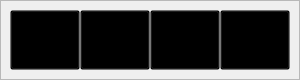
    <widget class="QFrame" name="adminbuttonFrame">
     <property name="geometry">
      <rect>
       <x>533</x>
       <y>10</y>
       <width>300</width>
       <height>80</height>
      </rect>
     </property>
     <property name="styleSheet">
      <string notr="true">border-image: url(:/res/img/ButtonFrame.png);</string>
     </property>
     <property name="frameShape">
      <enum>QFrame::StyledPanel</enum>
     </property>
     <property name="frameShadow">
      <enum>QFrame::Raised</enum>
     </property>
     <widget class="QPushButton" name="AddRoom">
      <property name="geometry">
       <rect>
        <x>10</x>
        <y>10</y>
        <width>70</width>
        <height>60</height>
       </rect>
      </property>
      <property name="sizePolicy">
       <sizepolicy hsizetype="Fixed" vsizetype="Fixed">
        <horstretch>0</horstretch>
        <verstretch>0</verstretch>
       </sizepolicy>
      </property>
      <property name="minimumSize">
       <size>
        <width>70</width>
        <height>60</height>
       </size>
      </property>
      <property name="maximumSize">
       <size>
        <width>70</width>
        <height>60</height>
       </size>
      </property>
      <property name="styleSheet">
       <string notr="true">QPushButton{background-color:rgba(0, 0, 0, 0)}</string>
      </property>
      <property name="text">
       <string>Add Room</string>
      </property>
     </widget>
     <widget class="QPushButton" name="Users">
      <property name="geometry">
       <rect>
        <x>80</x>
        <y>10</y>
        <width>70</width>
        <height>60</height>
       </rect>
      </property>
      <property name="sizePolicy">
       <sizepolicy hsizetype="Fixed" vsizetype="Fixed">
        <horstretch>0</horstretch>
        <verstretch>0</verstretch>
       </sizepolicy>
      </property>
      <property name="minimumSize">
       <size>
        <width>70</width>
        <height>60</height>
       </size>
      </property>
      <property name="maximumSize">
       <size>
        <width>70</width>
        <height>60</height>
       </size>
      </property>
      <property name="styleSheet">
       <string notr="true">QPushButton{background-color:rgba(0, 0, 0, 0)}</string>
      </property>
      <property name="text">
       <string>Users</string>
      </property>
     </widget>
     <widget class="QPushButton" name="adminChangePassword">
      <property name="geometry">
       <rect>
        <x>150</x>
        <y>10</y>
        <width>70</width>
        <height>60</height>
       </rect>
      </property>
      <property name="sizePolicy">
       <sizepolicy hsizetype="Fixed" vsizetype="Fixed">
        <horstretch>0</horstretch>
        <verstretch>0</verstretch>
       </sizepolicy>
      </property>
      <property name="minimumSize">
       <size>
        <width>70</width>
        <height>60</height>
       </size>
      </property>
      <property name="maximumSize">
       <size>
        <width>70</width>
        <height>60</height>
       </size>
      </property>
      <property name="styleSheet">
       <string notr="true">QPushButton{background-color:rgba(0, 0, 0, 0)}</string>
      </property>
      <property name="text">
       <string>Change
Password</string>
      </property>
     </widget>
     <widget class="QPushButton" name="adminLogout">
      <property name="geometry">
       <rect>
        <x>220</x>
        <y>10</y>
        <width>70</width>
        <height>60</height>
       </rect>
      </property>
      <property name="sizePolicy">
       <sizepolicy hsizetype="Fixed" vsizetype="Fixed">
        <horstretch>0</horstretch>
        <verstretch>0</verstretch>
       </sizepolicy>
      </property>
      <property name="minimumSize">
       <size>
        <width>70</width>
        <height>60</height>
       </size>
      </property>
      <property name="maximumSize">
       <size>
        <width>70</width>
        <height>60</height>
       </size>
      </property>
      <property name="styleSheet">
       <string notr="true">QPushButton{background-color:rgba(0, 0, 0, 0)}</string>
      </property>
      <property name="text">
       <string>Logout</string>
      </property>
     </widget>
    </widget>
